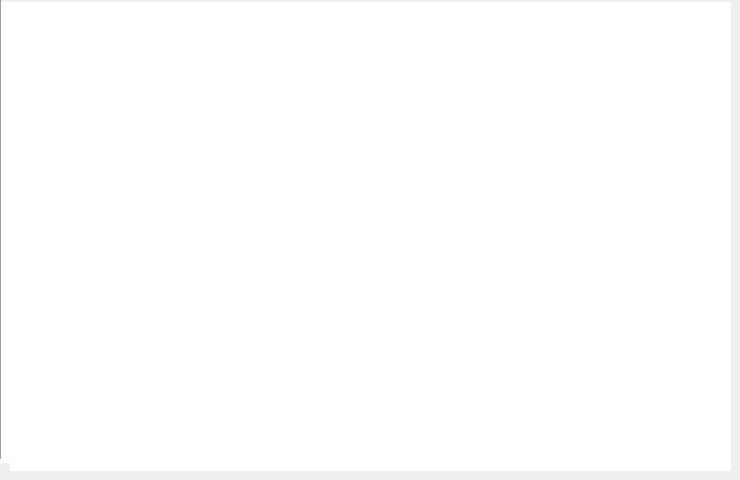
      <widget class="QWidget" name="page_20">
       <widget class="QTableWidget" name="tableWidget_stack">
        <property name="geometry">
         <rect>
          <x>0</x>
          <y>2</y>
          <width>731</width>
          <height>461</height>
         </rect>
        </property>
        <property name="styleSheet">
         <string notr="true">background-color: rgb(255, 255, 255);</string>
        </property>
        <property name="frameShape">
         <enum>QFrame::NoFrame</enum>
        </property>
        <attribute name="horizontalHeaderVisible">
         <bool>false</bool>
        </attribute>
        <attribute name="verticalHeaderVisible">
         <bool>false</bool>
        </attribute>
       </widget>
       <widget class="Line" name="line">
        <property name="windowModality">
         <enum>Qt::NonModal</enum>
        </property>
        <property name="geometry">
         <rect>
          <x>-10</x>
          <y>-1</y>
          <width>20</width>
          <height>461</height>
         </rect>
        </property>
        <property name="frameShadow">
         <enum>QFrame::Raised</enum>
        </property>
        <property name="orientation">
         <enum>Qt::Vertical</enum>
        </property>
       </widget>
       <widget class="QTextBrowser" name="textBrowser_mem">
        <property name="geometry">
         <rect>
          <x>10</x>
          <y>10</y>
          <width>721</width>
          <height>461</height>
         </rect>
        </property>
        <property name="frameShape">
         <enum>QFrame::NoFrame</enum>
        </property>
       </widget>
      </widget>
